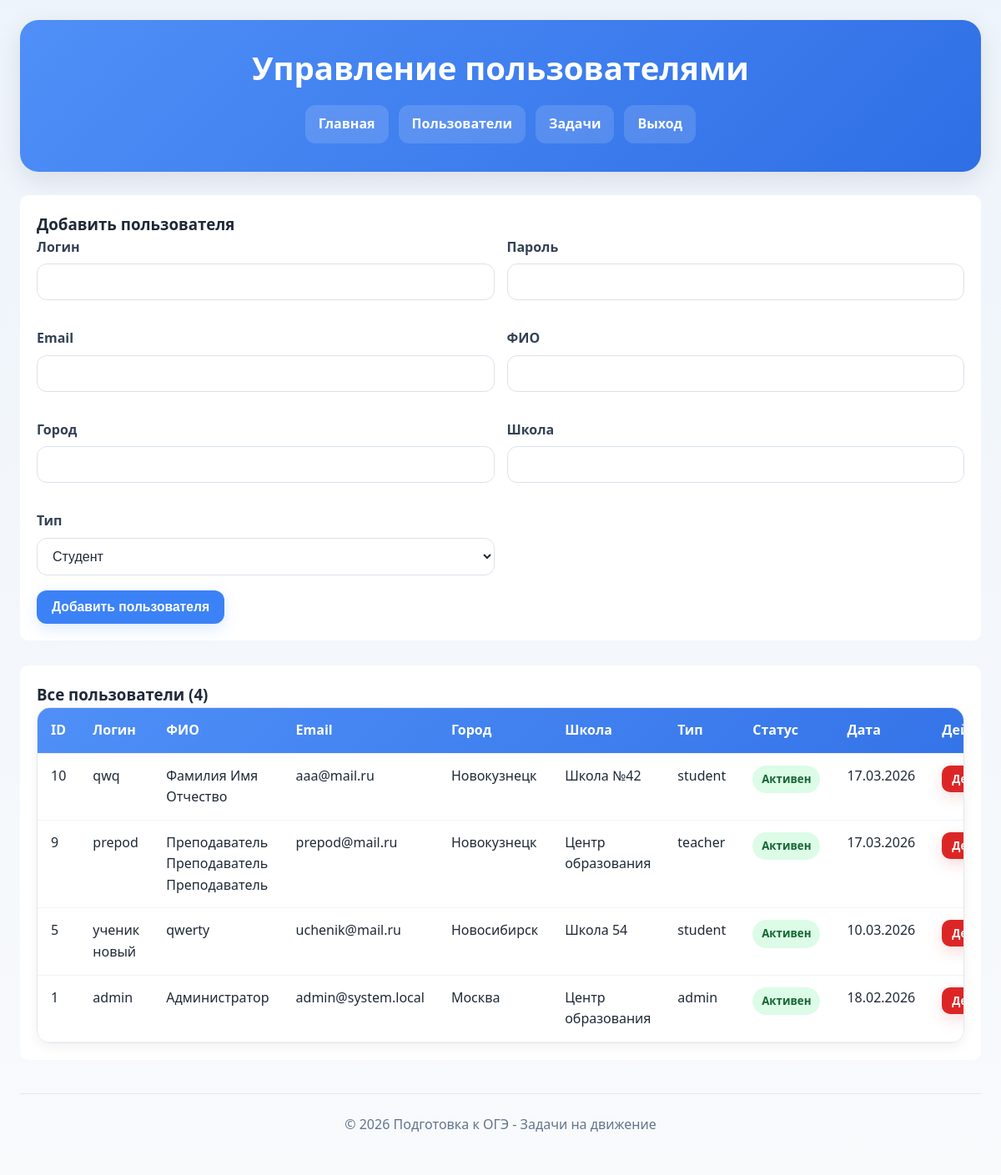
The page /admin/users.php (signed in) on the database its author committed.
### tables this page shows
CREATE TABLE `users` (
  `id` int(11) NOT NULL,
  `username` varchar(50) NOT NULL,
  `password` varchar(255) NOT NULL,
  `email` varchar(100) NOT NULL,
  `user_type` enum('admin','teacher','student') NOT NULL DEFAULT 'student',
  `full_name` varchar(100) NOT NULL,
  `city` varchar(100) NOT NULL DEFAULT '',
  `school` varchar(200) NOT NULL DEFAULT '',
  `created_at` timestamp NOT NULL DEFAULT current_timestamp(),
  `is_active` tinyint(1) DEFAULT 1
);

### admin/users.php (the view, shortened to what this page needs)
<?php
require_once '../includes/functions.php';
$db = new Database();
$conn = $db->getConnection();
$result = $conn->query("SELECT * FROM users ORDER BY created_at DESC");
$users = $result ? $result->fetchAll() : [];
require_once '../includes/header.php';
?>
<div style="margin-bottom: 30px; background: white; padding: 20px; border-radius: 10px;">
    <h3>Добавить пользователя</h3>
    <form method="POST">
        <div style="display: grid; grid-template-columns: 1fr 1fr; gap: 15px;">
            <div class="form-group">
                <label>Логин</label>
                <input type="text" name="username" required>
            </div>
            <div class="form-group">
                <label>Пароль</label>
                <input type="password" name="password" required>
            </div>
            <div class="form-group">
                <label>Email</label>
                <input type="email" name="email" required>
            </div>
            <div class="form-group">
                <label>ФИО</label>
                <input type="text" name="full_name" required>
            </div>
            <div class="form-group">
                <label>Город</label>
                <input type="text" name="city" required>
            </div>
            <div class="form-group">
                <label>Школа</label>
                <input type="text" name="school" required>
            </div>
            <div class="form-group">
                <label>Тип</label>
                <select name="user_type" required>
                    <option value="student">Студент</option>
                </select>
            </div>
        </div>
        <button type="submit" name="add_user" class="btn btn-primary">Добавить пользователя</button>
    </form>
</div>
<div style="background: white; padding: 20px; border-radius: 10px;">
    <h3>Все пользователи (<?php echo count($users); ?>)</h3>
    <div class="table-container">
        <table>
            <thead>
            <tr>
                <th>ID</th>
                <th>Логин</th>
                <th>ФИО</th>
                <th>Email</th>
                <th>Город</th>
                <th>Школа</th>
                <th>Тип</th>
                <th>Статус</th>
                <th>Дата</th>
                <th>Действия</th>
            </tr>
            </thead>
            <tbody>
            <?php if (!empty($users)): ?>
                <?php foreach ($users as $user): ?>
                    <tr>
                        <td><?php echo (int)$user['id']; ?></td>
                        <td><?php echo htmlspecialchars($user['username']); ?></td>
                        <td><?php echo htmlspecialchars($user['full_name']); ?></td>
                        <td><?php echo htmlspecialchars($user['email']); ?></td>
                        <td><?php echo htmlspecialchars($user['city'] ?: '-'); ?></td>
                        <td><?php echo htmlspecialchars($user['school'] ?: '-'); ?></td>
                        <td><?php echo htmlspecialchars($user['user_type']); ?></td>
                        <td><?php echo getStatusBadge($user['is_active']); ?></td>
                        <td><?php echo formatDate($user['created_at'], 'd.m.Y'); ?></td>
                        <td style="white-space: nowrap;">
                            <form method="POST" style="display:inline;">
                                <button type="submit" class="btn btn-small <?php echo $user['is_active'] ? 'btn-danger' : 'btn-success'; ?>">
                                    <?php echo $user['is_active'] ? 'Деакт.' : 'Акт.'; ?>
                                </button>
                            </form>
                        </td>
                    </tr>
                <?php endforeach; ?>
            <?php else: ?>
                <tr>
                    <td colspan="10" style="text-align:center;">Нет пользователей</td>
                </tr>
            <?php endif; ?>
            </tbody>
        </table>
    </div>
</div>
<?php require_once '../includes/footer.php'; ?>

### includes/functions.php (shortened to what this page needs)
<?php
function getStatusBadge($status): string {
    if ($status == 1 || $status === true) {
        return '<span class="badge badge-success">Активен</span>';
    }
    return '<span class="badge badge-secondary">Неактивен</span>';
}
function formatDate($date, $format = 'd.m.Y H:i'): string {
    return date($format, strtotime($date));
}
?>

### assets/css/style.css (style rules this page uses)
* { margin: 0; padding: 0; box-sizing: border-box; }
:root { --bg: #f4f7fb; --surface: #ffffff; --surface-soft: #f8fafc; --text: #1f2937; --muted: #6b7280; --primary: #3b82f6; --primary-dark: #2563eb; --secondary: #64748b; --success: #16a34a; --danger: #dc2626; --warning: #d97706; --border: #e5e7eb; --shadow-sm: 0 4px 14px rgba(15, 23, 42, 0.06); --shadow-md: 0 10px 30px rgba(15, 23, 42, 0.10); --radius: 16px; --radius-sm: 10px; }
body { font-family: 'Segoe UI', Tahoma, Geneva, Verdana, sans-serif; background: linear-gradient(180deg, #eef4fb 0%, #f8fafc 100%); color: var(--text); line-height: 1.6; }
.form-group { margin-bottom: 18px; }
.form-group label { display: block; margin-bottom: 7px; font-weight: 700; color: #334155; }
.form-group input, .form-group select, .form-group textarea { width: 100%; padding: 12px 14px; border: 1.5px solid #dbe2ea; border-radius: 12px; font-size: 1rem; background: #fff; color: var(--text); transition: all 0.2s ease; }
.btn { display: inline-flex; align-items: center; justify-content: center; gap: 8px; padding: 11px 18px; background: var(--primary); color: white; border: none; border-radius: 12px; text-decoration: none; cursor: pointer; font-size: 0.98rem; font-weight: 700; transition: all 0.2s ease; box-shadow: 0 6px 18px rgba(59, 130, 246, 0.16); }
.btn-primary { background: var(--primary); }
.btn-danger { background: var(--danger); box-shadow: 0 6px 18px rgba(220, 38, 38, 0.16); }
.btn-small { padding: 8px 12px; font-size: 0.88rem; border-radius: 10px; }
.table-container { background: var(--surface); border-radius: var(--radius); overflow: hidden; box-shadow: var(--shadow-sm); border: 1px solid var(--border); overflow-x: auto; }
table { width: 100%; border-collapse: collapse; background: white; }
thead { background: linear-gradient(135deg, #4f8ff7 0%, #2f6fe6 100%); color: white; }
th, td { padding: 14px 16px; text-align: left; border-bottom: 1px solid #eef2f7; vertical-align: top; }
th { font-weight: 700; white-space: nowrap; }
.badge { display: inline-block; padding: 6px 11px; border-radius: 999px; font-size: 0.83rem; font-weight: 700; white-space: nowrap; }
.badge-success { background: #dcfce7; color: #166534; }

### rows shown on the page
users: id "10", username "qwq", full_name "Фамилия Имя Отчество", email "aaa@mail.ru", city "Новокузнецк", school "Школа №42", user_type "student", is_active "Активен", created_at "17.03.2026"
users: id "9", username "prepod", full_name "Преподаватель Преподаватель Преподаватель", email "prepod@mail.ru", city "Новокузнецк", school "Центр образования", user_type "teacher", is_active "Активен", created_at "17.03.2026"
users: id "5", username "ученик новый", full_name "qwerty", email "uchenik@mail.ru", city "Новосибирск", school "Школа 54", user_type "student", is_active "Активен", created_at "10.03.2026"
users: id "1", username "admin", full_name "Администратор", email "admin@system.local", city "Москва", school "Центр образования", user_type "admin", is_active "Активен", created_at "18.02.2026"

### other values the page prints
$page_heading "Управление пользователями"
$label "Главная"
$label "Пользователи"
$label "Задачи"
$label "Выход"
count($users) "4"
SITE_NAME "Подготовка к ОГЭ - Задачи на движение"
